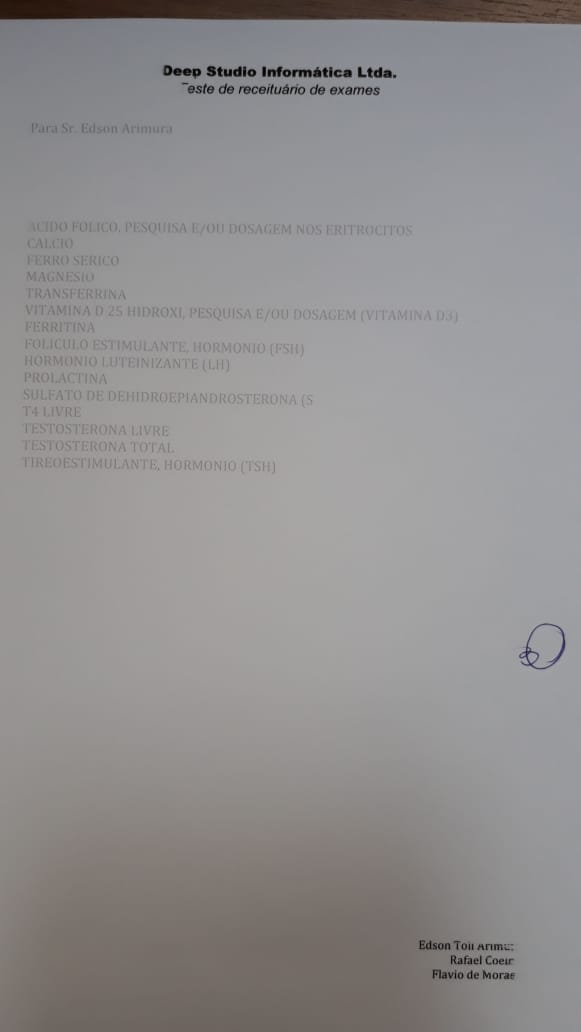
#> input picture img/darkmenosmenos.jpeg, 581 x 1032 px, found by its file name
$ python complete.text.thrid.py   (older library calls are emulated)
#> lines starting #> are read from the running program, lines starting #| are printed output that depends on the picture
import cv2
import numpy as np

#img = cv2.imread('/home/rafael/workspace/deep-image-treatement/img/pedido_multipla_escolha.png', 0)
img = cv2.imread('/home/rafael/workspace/deep-image-treatement/img/darkmenosmenos.jpeg', 0)
#> img: shape (1032, 581); min 0, max 176, mean 143.4

# [5 lines of commented-out code are left out]

image = img
kernel_size=(5, 5)
sigma=10
amount=5
threshold=100

"""Return a sharpened version of the image, using an unsharp mask."""
blurred = cv2.GaussianBlur(image, kernel_size, sigma)
sharpened = float(amount + 1) * image - float(amount) * blurred
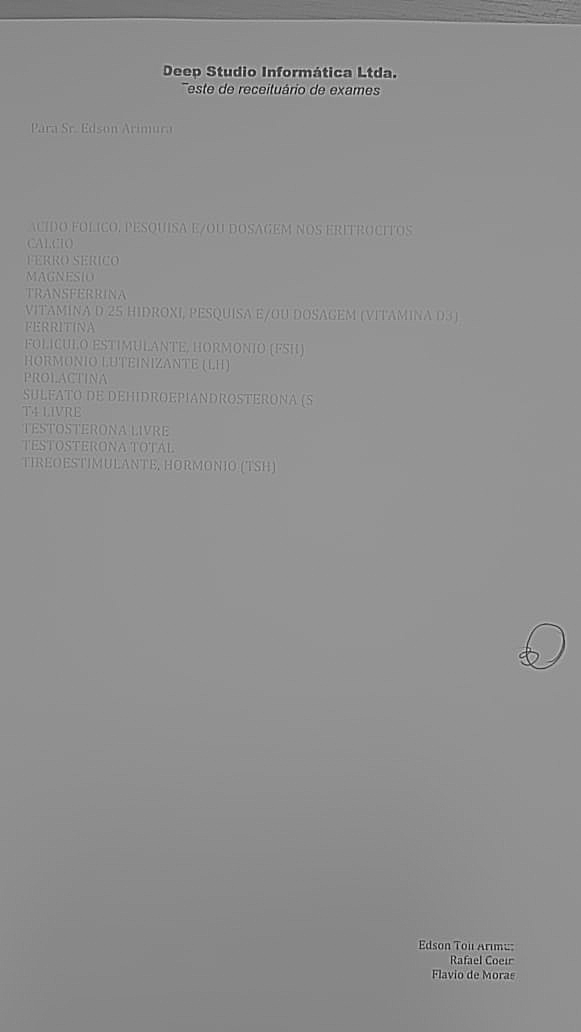
#> sharpened: shape (1032, 581) float64; min -453, max 605, mean 143.4; drawn with min black and max white
sharpened = np.maximum(sharpened, np.zeros(sharpened.shape))
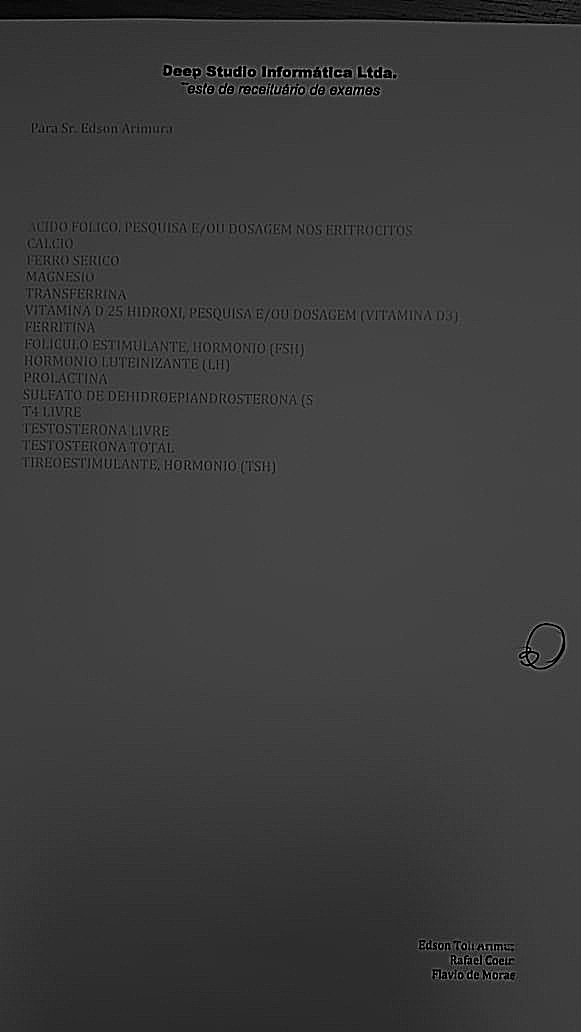
#> sharpened: shape (1032, 581) float64; min 0, max 605, mean 144.1; drawn with min black and max white
sharpened = np.minimum(sharpened, 255 * np.ones(sharpened.shape))
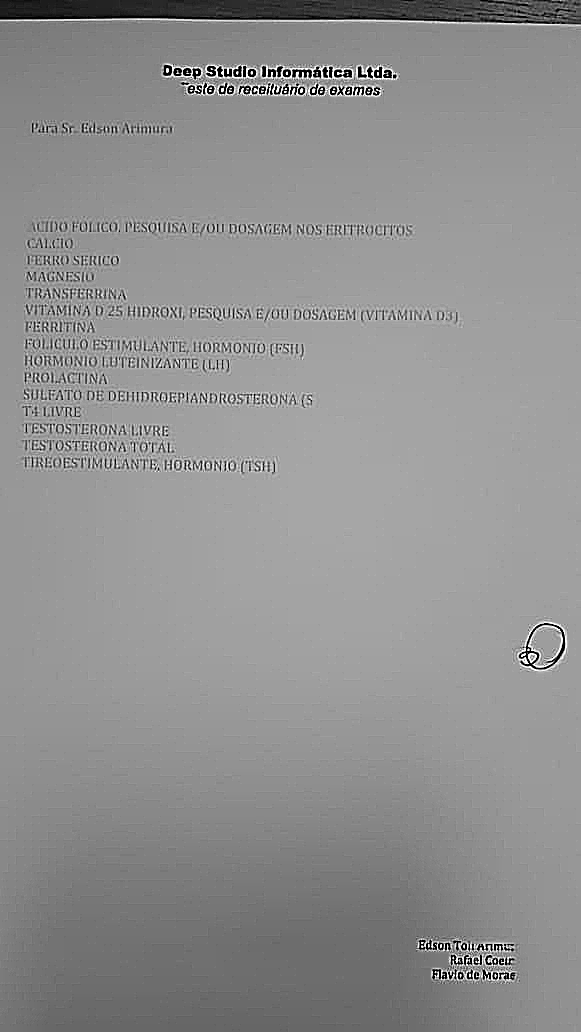
#> sharpened: shape (1032, 581) float64; min 0, max 255, mean 143.9
sharpened = sharpened.round().astype(np.uint8)
if threshold > 0:
    low_contrast_mask = np.absolute(image - blurred) < threshold
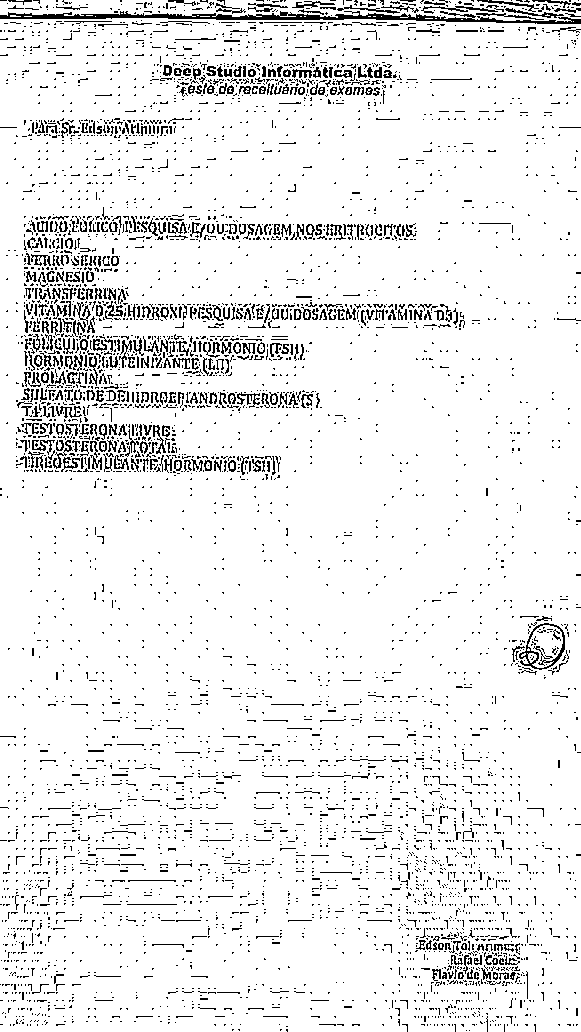
#> low_contrast_mask: shape (1032, 581) bool; 92.5% white; black in thin lines or dots
    np.copyto(sharpened, image, where=low_contrast_mask)
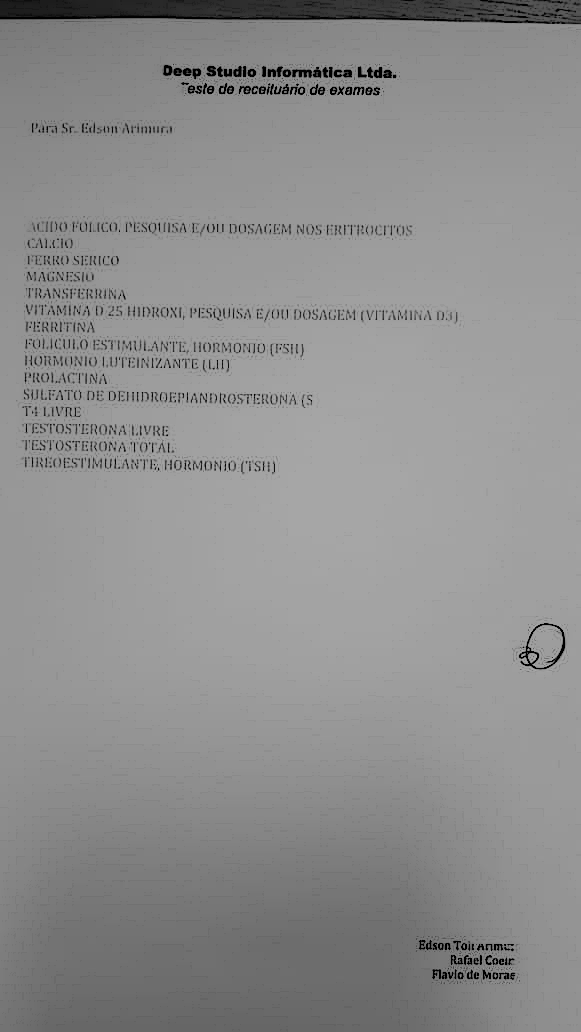
#> sharpened: shape (1032, 581); min 0, max 176, mean 141.8

out = sharpened

#cv2.imwrite('/home/rafael/workspace/deep-image-treatement/img/pedido_multipla_escolha.third.t.png', img)
cv2.imwrite('/home/rafael/workspace/deep-image-treatement/img/darkmenosmenos.third.t.jpeg', out)
